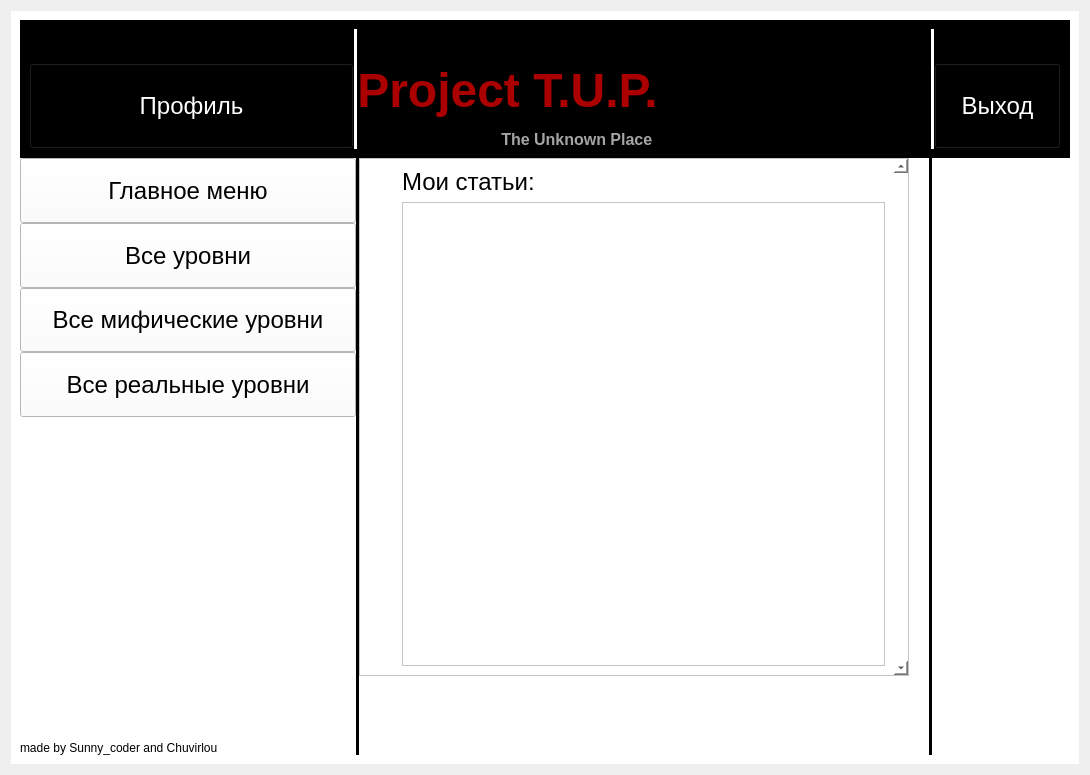
<?xml version="1.0" encoding="UTF-8"?>
<ui version="4.0">
 <class>Form</class>
 <widget class="QWidget" name="Form">
  <property name="geometry">
   <rect>
    <x>0</x>
    <y>0</y>
    <width>1090</width>
    <height>775</height>
   </rect>
  </property>
  <property name="windowTitle">
   <string>Form</string>
  </property>
  <layout class="QGridLayout" name="gridLayout_2">
   <property name="spacing">
    <number>0</number>
   </property>
   <item row="0" column="0">
    <widget class="QWidget" name="gridWidget" native="true">
     <property name="styleSheet">
      <string notr="true">background-color: rgb(255, 255, 255);</string>
     </property>
     <layout class="QGridLayout" name="gridLayout">
      <property name="spacing">
       <number>0</number>
      </property>
      <item row="9" column="10">
       <spacer name="horizontalSpacer_3">
        <property name="orientation">
         <enum>Qt::Horizontal</enum>
        </property>
        <property name="sizeHint" stdset="0">
         <size>
          <width>40</width>
          <height>20</height>
         </size>
        </property>
       </spacer>
      </item>
      <item row="10" column="1">
       <widget class="QLabel" name="label_2">
        <property name="text">
         <string>made by Sunny_coder and Chuvirlou</string>
        </property>
       </widget>
      </item>
      <item row="1" column="1" colspan="2">
       <widget class="QPushButton" name="main_menu">
        <property name="sizePolicy">
         <sizepolicy hsizetype="Expanding" vsizetype="Expanding">
          <horstretch>0</horstretch>
          <verstretch>0</verstretch>
         </sizepolicy>
        </property>
        <property name="font">
         <font>
          <pointsize>18</pointsize>
         </font>
        </property>
        <property name="styleSheet">
         <string notr="true">border-color: rgb(255, 255, 255);</string>
        </property>
        <property name="text">
         <string>Главное меню</string>
        </property>
       </widget>
      </item>
      <item row="9" column="1">
       <spacer name="horizontalSpacer_6">
        <property name="orientation">
         <enum>Qt::Horizontal</enum>
        </property>
        <property name="sizeHint" stdset="0">
         <size>
          <width>40</width>
          <height>20</height>
         </size>
        </property>
       </spacer>
      </item>
      <item row="9" column="5">
       <spacer name="horizontalSpacer_7">
        <property name="orientation">
         <enum>Qt::Horizontal</enum>
        </property>
        <property name="sizeHint" stdset="0">
         <size>
          <width>40</width>
          <height>20</height>
         </size>
        </property>
       </spacer>
      </item>
      <item row="5" column="8">
       <spacer name="verticalSpacer_9">
        <property name="orientation">
         <enum>Qt::Vertical</enum>
        </property>
        <property name="sizeHint" stdset="0">
         <size>
          <width>20</width>
          <height>40</height>
         </size>
        </property>
       </spacer>
      </item>
      <item row="1" column="3" rowspan="10">
       <widget class="Line" name="line">
        <property name="styleSheet">
         <string notr="true">border: 1px black;
border-style: inset;
background-color: rgb(0, 0, 0);</string>
        </property>
        <property name="frameShadow">
         <enum>QFrame::Sunken</enum>
        </property>
        <property name="lineWidth">
         <number>0</number>
        </property>
        <property name="midLineWidth">
         <number>5</number>
        </property>
        <property name="orientation">
         <enum>Qt::Vertical</enum>
        </property>
       </widget>
      </item>
      <item row="9" column="6">
       <spacer name="horizontalSpacer">
        <property name="orientation">
         <enum>Qt::Horizontal</enum>
        </property>
        <property name="sizeHint" stdset="0">
         <size>
          <width>40</width>
          <height>20</height>
         </size>
        </property>
       </spacer>
      </item>
      <item row="1" column="9" rowspan="10">
       <widget class="Line" name="line_2">
        <property name="styleSheet">
         <string notr="true">border: 1px black;
border-style: inset;
background-color: rgb(0, 0, 0);</string>
        </property>
        <property name="lineWidth">
         <number>0</number>
        </property>
        <property name="midLineWidth">
         <number>10</number>
        </property>
        <property name="orientation">
         <enum>Qt::Vertical</enum>
        </property>
       </widget>
      </item>
      <item row="3" column="1" colspan="2">
       <widget class="QPushButton" name="all_myth_levels">
        <property name="sizePolicy">
         <sizepolicy hsizetype="Expanding" vsizetype="Expanding">
          <horstretch>0</horstretch>
          <verstretch>0</verstretch>
         </sizepolicy>
        </property>
        <property name="font">
         <font>
          <pointsize>18</pointsize>
         </font>
        </property>
        <property name="text">
         <string>Все мифические уровни</string>
        </property>
       </widget>
      </item>
      <item row="9" column="8">
       <spacer name="verticalSpacer_6">
        <property name="orientation">
         <enum>Qt::Vertical</enum>
        </property>
        <property name="sizeHint" stdset="0">
         <size>
          <width>20</width>
          <height>40</height>
         </size>
        </property>
       </spacer>
      </item>
      <item row="8" column="8">
       <spacer name="verticalSpacer">
        <property name="orientation">
         <enum>Qt::Vertical</enum>
        </property>
        <property name="sizeHint" stdset="0">
         <size>
          <width>20</width>
          <height>40</height>
         </size>
        </property>
       </spacer>
      </item>
      <item row="7" column="8">
       <spacer name="verticalSpacer_10">
        <property name="orientation">
         <enum>Qt::Vertical</enum>
        </property>
        <property name="sizeHint" stdset="0">
         <size>
          <width>20</width>
          <height>40</height>
         </size>
        </property>
       </spacer>
      </item>
      <item row="0" column="0" colspan="11">
       <widget class="QWidget" name="gridWidget" native="true">
        <property name="styleSheet">
         <string notr="true">background-color: rgb(0, 0, 0);</string>
        </property>
        <layout class="QGridLayout" name="gridLayout_3">
         <property name="spacing">
          <number>0</number>
         </property>
         <item row="1" column="2">
          <spacer name="horizontalSpacer_8">
           <property name="orientation">
            <enum>Qt::Horizontal</enum>
           </property>
           <property name="sizeHint" stdset="0">
            <size>
             <width>40</width>
             <height>20</height>
            </size>
           </property>
          </spacer>
         </item>
         <item row="2" column="6">
          <spacer name="horizontalSpacer_10">
           <property name="orientation">
            <enum>Qt::Horizontal</enum>
           </property>
           <property name="sizeType">
            <enum>QSizePolicy::Expanding</enum>
           </property>
           <property name="sizeHint" stdset="0">
            <size>
             <width>40</width>
             <height>20</height>
            </size>
           </property>
          </spacer>
         </item>
         <item row="2" column="7">
          <spacer name="verticalSpacer_2">
           <property name="orientation">
            <enum>Qt::Vertical</enum>
           </property>
           <property name="sizeHint" stdset="0">
            <size>
             <width>20</width>
             <height>40</height>
            </size>
           </property>
          </spacer>
         </item>
         <item row="2" column="8">
          <spacer name="horizontalSpacer_12">
           <property name="orientation">
            <enum>Qt::Horizontal</enum>
           </property>
           <property name="sizeHint" stdset="0">
            <size>
             <width>40</width>
             <height>20</height>
            </size>
           </property>
          </spacer>
         </item>
         <item row="1" column="0">
          <spacer name="horizontalSpacer_9">
           <property name="orientation">
            <enum>Qt::Horizontal</enum>
           </property>
           <property name="sizeHint" stdset="0">
            <size>
             <width>40</width>
             <height>20</height>
            </size>
           </property>
          </spacer>
         </item>
         <item row="2" column="5">
          <widget class="QLabel" name="label">
           <property name="styleSheet">
            <string notr="true">font: 28pt &quot;Times New Roman&quot;;</string>
           </property>
           <property name="text">
            <string>&lt;html&gt;&lt;head/&gt;&lt;body&gt;&lt;p align=&quot;center&quot;&gt;&lt;span style=&quot; font-size:36pt; font-weight:600; color:#aa0000&quot;&gt;Project T.U.P.&lt;/span&gt;&lt;/p&gt;&lt;p align=&quot;center&quot;&gt;&lt;span style=&quot; font-size:12pt; font-weight:600; color:#000000;&quot;&gt;--------------------------&lt;/span&gt;&lt;span style=&quot; font-size:12pt; font-weight:600; color:#a5a5a5&quot;&gt;The Unknown Place&lt;/span&gt;&lt;/p&gt;&lt;/body&gt;&lt;/html&gt;</string>
           </property>
          </widget>
         </item>
         <item row="0" column="0">
          <widget class="QLabel" name="label_3">
           <property name="text">
            <string>made by Sunny_coder and Chuvirlou</string>
           </property>
          </widget>
         </item>
         <item row="2" column="10">
          <widget class="QPushButton" name="exit">
           <property name="sizePolicy">
            <sizepolicy hsizetype="Expanding" vsizetype="Expanding">
             <horstretch>0</horstretch>
             <verstretch>0</verstretch>
            </sizepolicy>
           </property>
           <property name="font">
            <font>
             <pointsize>18</pointsize>
             <weight>50</weight>
             <bold>false</bold>
             <kerning>true</kerning>
            </font>
           </property>
           <property name="styleSheet">
            <string notr="true">color: rgb(255, 255, 255);</string>
           </property>
           <property name="text">
            <string>Выход</string>
           </property>
          </widget>
         </item>
         <item row="2" column="0" colspan="3">
          <widget class="QPushButton" name="profil">
           <property name="sizePolicy">
            <sizepolicy hsizetype="Expanding" vsizetype="Expanding">
             <horstretch>0</horstretch>
             <verstretch>0</verstretch>
            </sizepolicy>
           </property>
           <property name="font">
            <font>
             <pointsize>18</pointsize>
            </font>
           </property>
           <property name="styleSheet">
            <string notr="true">color: rgb(255, 255, 255);</string>
           </property>
           <property name="text">
            <string>Профиль</string>
           </property>
          </widget>
         </item>
         <item row="1" column="10">
          <spacer name="horizontalSpacer_11">
           <property name="orientation">
            <enum>Qt::Horizontal</enum>
           </property>
           <property name="sizeHint" stdset="0">
            <size>
             <width>40</width>
             <height>20</height>
            </size>
           </property>
          </spacer>
         </item>
         <item row="0" column="3" rowspan="3">
          <widget class="Line" name="line_4">
           <property name="styleSheet">
            <string notr="true">border: 1px white;
border-style: inset;
background-color: rgb(255, 255, 255);</string>
           </property>
           <property name="lineWidth">
            <number>0</number>
           </property>
           <property name="midLineWidth">
            <number>10</number>
           </property>
           <property name="orientation">
            <enum>Qt::Vertical</enum>
           </property>
          </widget>
         </item>
         <item row="0" column="9" rowspan="3">
          <widget class="Line" name="line_3">
           <property name="styleSheet">
            <string notr="true">border: 1px white;
border-style: inset;
background-color: rgb(255, 255, 255);</string>
           </property>
           <property name="lineWidth">
            <number>0</number>
           </property>
           <property name="midLineWidth">
            <number>10</number>
           </property>
           <property name="orientation">
            <enum>Qt::Vertical</enum>
           </property>
          </widget>
         </item>
        </layout>
       </widget>
      </item>
      <item row="4" column="1" colspan="2">
       <widget class="QPushButton" name="all_real_levels">
        <property name="sizePolicy">
         <sizepolicy hsizetype="Expanding" vsizetype="Expanding">
          <horstretch>0</horstretch>
          <verstretch>0</verstretch>
         </sizepolicy>
        </property>
        <property name="font">
         <font>
          <pointsize>18</pointsize>
         </font>
        </property>
        <property name="text">
         <string>Все реальные уровни</string>
        </property>
       </widget>
      </item>
      <item row="9" column="4">
       <spacer name="horizontalSpacer_4">
        <property name="orientation">
         <enum>Qt::Horizontal</enum>
        </property>
        <property name="sizeHint" stdset="0">
         <size>
          <width>40</width>
          <height>20</height>
         </size>
        </property>
       </spacer>
      </item>
      <item row="9" column="7">
       <spacer name="horizontalSpacer_5">
        <property name="orientation">
         <enum>Qt::Horizontal</enum>
        </property>
        <property name="sizeHint" stdset="0">
         <size>
          <width>40</width>
          <height>20</height>
         </size>
        </property>
       </spacer>
      </item>
      <item row="1" column="10" rowspan="8">
       <widget class="QLabel" name="ad_image">
        <property name="text">
         <string/>
        </property>
       </widget>
      </item>
      <item row="2" column="1" colspan="2">
       <widget class="QPushButton" name="all_levels">
        <property name="sizePolicy">
         <sizepolicy hsizetype="Expanding" vsizetype="Expanding">
          <horstretch>0</horstretch>
          <verstretch>0</verstretch>
         </sizepolicy>
        </property>
        <property name="font">
         <font>
          <pointsize>18</pointsize>
         </font>
        </property>
        <property name="text">
         <string>Все уровни</string>
        </property>
       </widget>
      </item>
      <item row="6" column="8">
       <spacer name="verticalSpacer_8">
        <property name="orientation">
         <enum>Qt::Vertical</enum>
        </property>
        <property name="sizeHint" stdset="0">
         <size>
          <width>20</width>
          <height>40</height>
         </size>
        </property>
       </spacer>
      </item>
      <item row="9" column="2">
       <spacer name="horizontalSpacer_2">
        <property name="orientation">
         <enum>Qt::Horizontal</enum>
        </property>
        <property name="sizeHint" stdset="0">
         <size>
          <width>40</width>
          <height>20</height>
         </size>
        </property>
       </spacer>
      </item>
      <item row="1" column="4" rowspan="8" colspan="4">
       <widget class="QScrollArea" name="scrollArea">
        <property name="sizePolicy">
         <sizepolicy hsizetype="Expanding" vsizetype="Expanding">
          <horstretch>0</horstretch>
          <verstretch>0</verstretch>
         </sizepolicy>
        </property>
        <property name="minimumSize">
         <size>
          <width>0</width>
          <height>0</height>
         </size>
        </property>
        <property name="tabletTracking">
         <bool>false</bool>
        </property>
        <property name="lineWidth">
         <number>0</number>
        </property>
        <property name="verticalScrollBarPolicy">
         <enum>Qt::ScrollBarAlwaysOn</enum>
        </property>
        <property name="horizontalScrollBarPolicy">
         <enum>Qt::ScrollBarAsNeeded</enum>
        </property>
        <property name="sizeAdjustPolicy">
         <enum>QAbstractScrollArea::AdjustToContents</enum>
        </property>
        <property name="widgetResizable">
         <bool>true</bool>
        </property>
        <widget class="QWidget" name="scrollAreaWidgetContents">
         <property name="geometry">
          <rect>
           <x>0</x>
           <y>0</y>
           <width>549</width>
           <height>519</height>
          </rect>
         </property>
         <layout class="QGridLayout" name="gridLayout_4">
          <item row="12" column="0">
           <widget class="QLabel" name="label_22">
            <property name="text">
             <string>        </string>
            </property>
           </widget>
          </item>
          <item row="0" column="0">
           <widget class="QLabel" name="label_34">
            <property name="text">
             <string>        </string>
            </property>
           </widget>
          </item>
          <item row="20" column="0">
           <widget class="QLabel" name="label_14">
            <property name="text">
             <string>        </string>
            </property>
           </widget>
          </item>
          <item row="13" column="0">
           <widget class="QLabel" name="label_21">
            <property name="text">
             <string>        </string>
            </property>
           </widget>
          </item>
          <item row="18" column="0">
           <widget class="QLabel" name="label_16">
            <property name="text">
             <string>        </string>
            </property>
           </widget>
          </item>
          <item row="9" column="0">
           <widget class="QLabel" name="label_25">
            <property name="text">
             <string>        </string>
            </property>
           </widget>
          </item>
          <item row="8" column="0">
           <widget class="QLabel" name="label_26">
            <property name="text">
             <string>        </string>
            </property>
           </widget>
          </item>
          <item row="15" column="0">
           <widget class="QLabel" name="label_19">
            <property name="text">
             <string>        </string>
            </property>
           </widget>
          </item>
          <item row="6" column="0">
           <widget class="QLabel" name="label_28">
            <property name="text">
             <string>        </string>
            </property>
           </widget>
          </item>
          <item row="17" column="0">
           <widget class="QLabel" name="label_17">
            <property name="text">
             <string>        </string>
            </property>
           </widget>
          </item>
          <item row="1" column="0">
           <widget class="QLabel" name="label_33">
            <property name="text">
             <string>        </string>
            </property>
           </widget>
          </item>
          <item row="19" column="0">
           <widget class="QLabel" name="label_15">
            <property name="text">
             <string>        </string>
            </property>
           </widget>
          </item>
          <item row="22" column="0">
           <widget class="QLabel" name="label_12">
            <property name="text">
             <string>        </string>
            </property>
           </widget>
          </item>
          <item row="16" column="0">
           <widget class="QLabel" name="label_18">
            <property name="text">
             <string>        </string>
            </property>
           </widget>
          </item>
          <item row="3" column="0">
           <widget class="QLabel" name="label_31">
            <property name="text">
             <string>        </string>
            </property>
           </widget>
          </item>
          <item row="4" column="0">
           <widget class="QLabel" name="label_30">
            <property name="text">
             <string>        </string>
            </property>
           </widget>
          </item>
          <item row="10" column="0">
           <widget class="QLabel" name="label_24">
            <property name="text">
             <string>        </string>
            </property>
           </widget>
          </item>
          <item row="2" column="0">
           <widget class="QLabel" name="label_32">
            <property name="text">
             <string>        </string>
            </property>
           </widget>
          </item>
          <item row="11" column="0">
           <widget class="QLabel" name="label_23">
            <property name="text">
             <string>        </string>
            </property>
           </widget>
          </item>
          <item row="21" column="0">
           <widget class="QLabel" name="label_13">
            <property name="text">
             <string>        </string>
            </property>
           </widget>
          </item>
          <item row="0" column="1">
           <widget class="QLabel" name="label_4">
            <property name="font">
             <font>
              <pointsize>18</pointsize>
             </font>
            </property>
            <property name="text">
             <string>Мои статьи:</string>
            </property>
           </widget>
          </item>
          <item row="14" column="0">
           <widget class="QLabel" name="label_20">
            <property name="text">
             <string>        </string>
            </property>
           </widget>
          </item>
          <item row="5" column="0">
           <widget class="QLabel" name="label_29">
            <property name="text">
             <string>        </string>
            </property>
           </widget>
          </item>
          <item row="7" column="0">
           <widget class="QLabel" name="label_27">
            <property name="text">
             <string>        </string>
            </property>
           </widget>
          </item>
          <item row="1" column="1" rowspan="22">
           <widget class="QListWidget" name="listWidget"/>
          </item>
         </layout>
        </widget>
       </widget>
      </item>
     </layout>
    </widget>
   </item>
  </layout>
 </widget>
 <resources/>
 <connections/>
 <buttongroups>
  <buttongroup name="buttonGroup"/>
 </buttongroups>
</ui>
